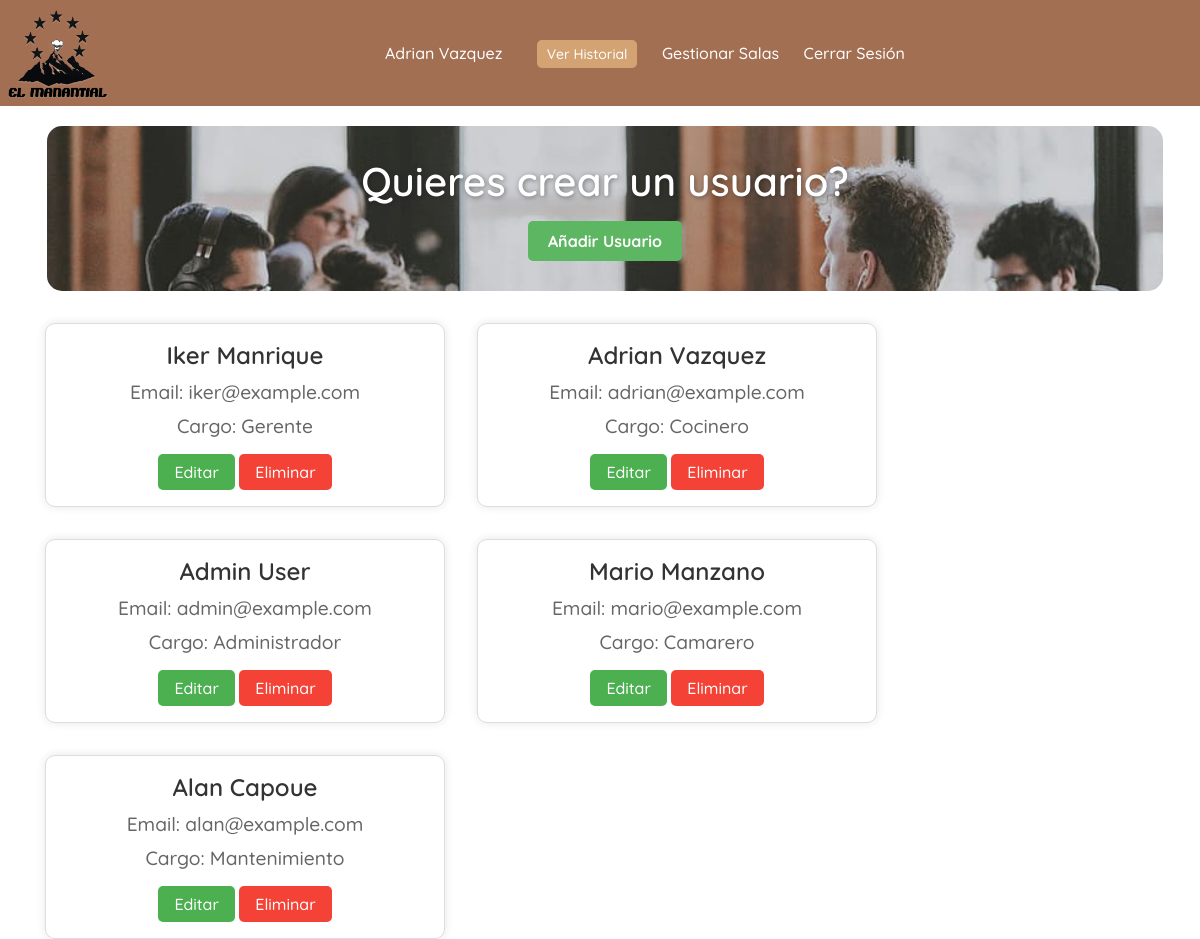
The page /public/panelAdmin.php (signed in) on the database its author committed.
### tables this page shows
CREATE TABLE tbl_usuario (
    id_usuario INT AUTO_INCREMENT PRIMARY KEY,
    nombre_usuario VARCHAR(50) NOT NULL,
    email_usuario VARCHAR(100) NOT NULL UNIQUE,
    password_usuario VARCHAR(255) NOT NULL,
    id_rol INT NOT NULL,
    FOREIGN KEY (id_rol) REFERENCES tbl_rol(id_rol)
);

CREATE TABLE tbl_rol (
    id_rol INT AUTO_INCREMENT PRIMARY KEY,
    nombre_rol VARCHAR(30) NOT NULL UNIQUE
);

### public/panelAdmin.php (the view, shortened to what this page needs)
<?php
require_once "../db/conexion.php";
$query = "SELECT u.id_usuario, u.nombre_usuario, u.email_usuario, r.nombre_rol
          FROM tbl_usuario u
          JOIN tbl_rol r ON u.id_rol = r.id_rol";
$stmt = $conn->query($query);
?>
<!DOCTYPE html>
<html lang="es">
<head>
    <link rel="stylesheet" href="../css/panelAdmin.css">
    <link rel="stylesheet" href="https://cdnjs.cloudflare.com/ajax/libs/font-awesome/6.0.0-beta3/css/all.min.css">
</head>
<body>
    <div class="navbar">
        <img src="../img/icon.png" class="icon">
        <div class="user-info">
            <span><?php echo $_SESSION['nombre_usuario']; ?></span>
            <a href="./historial_ocupaciones.php" class="history-button">Ver Historial</a>
            <a href="./dashboard-admin.php" class="logout">Gestionar Salas</a>
            <a href="../private/logout.php" class="logout">Cerrar Sesión</a>
        </div>
    </div>
    <div class="banner">
        <h1>Quieres crear un usuario?</h1>
        <a href="form/form-añadir.php" class="add-button">Añadir Usuario</a>
    </div>
    <div class="users-list">
        <?php while ($user = $stmt->fetch(PDO::FETCH_ASSOC)): ?>
            <div class="user-card">
                <h3><?php echo $user['nombre_usuario']; ?></h3>
                <p>Email: <?php echo $user['email_usuario']; ?></p>
                <p>Cargo: <?php echo $user['nombre_rol']; ?></p>
                <a href="form/form-edit.php?edit=<?php echo $user['id_usuario']; ?>" class="edit-button">Editar</a>
                <a href="#" class="delete-button" onclick="confirmarEliminacion(<?php echo $user['id_usuario']; ?>)">Eliminar</a>
            </div>
        <?php endwhile; ?>
    </div>
</body>
</html>

### css/panelAdmin.css (style rules this page uses)
* { margin: 0; padding: 0; box-sizing: border-box; font-family: "Quicksand", serif; font-optical-sizing: auto; font-weight: 500; font-style: normal; }
body { margin: 0; padding: 0; height: 100vh; }
.navbar { background-color: #a36f53; color: #fff; padding: 8px; display: flex; justify-content: space-between; align-items: center; }
.navbar .icon { width: 100px; height: auto; }
.navbar .user-info { flex: 1; text-align: center; }
.navbar .user-info span { display: inline-block; margin-right: 15px; }
.navbar .user-info a { color: #fff; text-decoration: none; margin: 0 10px; }
.navbar .user-info .history-button { margin-left: 15px; padding: 5px 10px; background-color: #d4a373; color: white; border-radius: 5px; text-decoration: none; font-size: 14px; transition: background-color 0.3s; }
.logout { text-decoration: none; color: white; margin-left: 10px; }
.users-list { display: flex; flex-wrap: wrap; margin-left: 45px; gap: 2rem; margin-top: 2rem; }
.user-card { background-color: #fff; border: 1px solid #ddd; border-radius: 10px; padding: 1rem; width: 400px; text-align: center; box-shadow: 0 0 10px rgba(0, 0, 0, 0.1); transition: transform 0.3s ease, box-shadow 0.3s ease; }
.user-card h3 { font-size: 1.5rem; color: #333; font-weight: 600; }
.user-card p { margin-top: 10px; font-size: 1.2rem; color: #666; }
.user-card .edit-button, .user-card .delete-button { display: inline-block; margin-top: 1rem; padding: 0.5rem 1rem; background-color: #4CAF50; color: white; text-decoration: none; border-radius: 5px; }
.user-card .delete-button { background-color: #f44336; }
.banner { background-image: url('../img/banner.jpg'); background-size: cover; background-position: center; padding: 30px 10px; border-radius: 15px; color: white; text-align: center; margin-left: 47px; margin-top: 20px; width: 93%; opacity: 0.9; }
.banner h1 { font-size: 2.5rem; margin-bottom: 15px; text-shadow: 1px 1px 5px rgba(0, 0, 0, 0.5); font-weight: 600; }
.banner .add-button { background-color: #4CAF50; padding: 10px 20px; font-size: 16px; font-weight: bold; text-decoration: none; color: white; border-radius: 5px; transition: background-color 0.3s; display: inline-block; }

### rows shown on the page
tbl_usuario: nombre_usuario "Iker Manrique", email_usuario "iker@example.com", id_rol.nombre_rol "Gerente"
tbl_usuario: nombre_usuario "Adrian Vazquez", email_usuario "adrian@example.com", id_rol.nombre_rol "Cocinero"
tbl_usuario: nombre_usuario "Admin User", email_usuario "admin@example.com", id_rol.nombre_rol "Administrador"
tbl_usuario: nombre_usuario "Mario Manzano", email_usuario "mario@example.com", id_rol.nombre_rol "Camarero"
tbl_usuario: nombre_usuario "Alan Capoue", email_usuario "alan@example.com", id_rol.nombre_rol "Mantenimiento"

### other values the page prints
$_SESSION['nombre_usuario'] "Adrian Vazquez"
